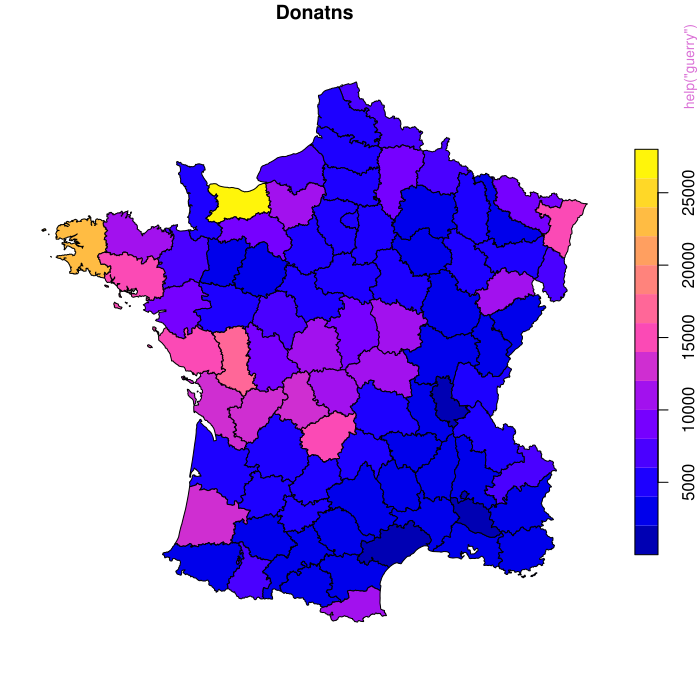

The script that drew this image:
pkgname <- "waywiser"
source(file.path(R.home("share"), "R", "examples-header.R"))
options(warn = 1)
library('waywiser')

base::assign(".oldSearch", base::search(), pos = 'CheckExEnv')
base::assign(".old_wd", base::getwd(), pos = 'CheckExEnv')
cleanEx()
nameEx("global_geary_c")
### * global_geary_c

flush(stderr()); flush(stdout())

### Name: ww_global_geary_c
### Title: Global Geary's C statistic
### Aliases: ww_global_geary_c ww_global_geary_c_vec ww_global_geary_pvalue
###   ww_global_geary_pvalue_vec

### ** Examples

guerry_model <- guerry
guerry_lm <- lm(Crm_prs ~ Litercy, guerry_model)
guerry_model$predictions <- predict(guerry_lm, guerry_model)

ww_global_geary_c(guerry_model, Crm_prs, predictions)
ww_global_geary_pvalue(guerry_model, Crm_prs, predictions)

wt <- ww_build_weights(guerry_model)

ww_global_geary_c_vec(
  guerry_model$Crm_prs,
  guerry_model$predictions,
  wt = wt
)
ww_global_geary_pvalue_vec(
  guerry_model$Crm_prs,
  guerry_model$predictions,
  wt = wt
)




cleanEx()
nameEx("global_moran_i")
### * global_moran_i

flush(stderr()); flush(stdout())

### Name: ww_global_moran_i
### Title: Global Moran's I statistic
### Aliases: ww_global_moran_i ww_global_moran_i_vec ww_global_moran_pvalue
###   ww_global_moran_pvalue_vec

### ** Examples

guerry_model <- guerry
guerry_lm <- lm(Crm_prs ~ Litercy, guerry_model)
guerry_model$predictions <- predict(guerry_lm, guerry_model)

ww_global_moran_i(guerry_model, Crm_prs, predictions)
ww_global_moran_pvalue(guerry_model, Crm_prs, predictions)

wt <- ww_build_weights(guerry_model)

ww_global_moran_i_vec(
  guerry_model$Crm_prs,
  guerry_model$predictions,
  wt = wt
)
ww_global_moran_pvalue_vec(
  guerry_model$Crm_prs,
  guerry_model$predictions,
  wt = wt
)




cleanEx()
nameEx("guerry")
### * guerry

flush(stderr()); flush(stdout())

### Name: guerry
### Title: Guerry "Moral Statistics" (1830s)
### Aliases: guerry
### Keywords: datasets

### ** Examples

if (requireNamespace("sf", quietly = TRUE)) {
  library(sf)
  data(guerry)

  plot(guerry["Donatns"])
}



cleanEx()
nameEx("local_geary_c")
### * local_geary_c

flush(stderr()); flush(stdout())

### Name: ww_local_geary_c
### Title: Local Geary's C statistic
### Aliases: ww_local_geary_c ww_local_geary_c_vec ww_local_geary_pvalue
###   ww_local_geary_pvalue_vec

### ** Examples

guerry_model <- guerry
guerry_lm <- lm(Crm_prs ~ Litercy, guerry_model)
guerry_model$predictions <- predict(guerry_lm, guerry_model)

ww_local_geary_c(guerry_model, Crm_prs, predictions)
ww_local_geary_pvalue(guerry_model, Crm_prs, predictions)

wt <- ww_build_weights(guerry_model)

ww_local_geary_c_vec(
  guerry_model$Crm_prs,
  guerry_model$predictions,
  wt = wt
)
ww_local_geary_pvalue_vec(
  guerry_model$Crm_prs,
  guerry_model$predictions,
  wt = wt
)




cleanEx()
nameEx("local_getis_ord_g")
### * local_getis_ord_g

flush(stderr()); flush(stdout())

### Name: ww_local_getis_ord_g
### Title: Local Getis-Ord G and G* statistic
### Aliases: ww_local_getis_ord_g ww_local_getis_ord_g_vec
###   ww_local_getis_ord_g_pvalue ww_local_getis_ord_g_pvalue_vec

### ** Examples

guerry_model <- guerry
guerry_lm <- lm(Crm_prs ~ Litercy, guerry_model)
guerry_model$predictions <- predict(guerry_lm, guerry_model)

ww_local_getis_ord_g(guerry_model, Crm_prs, predictions)
ww_local_getis_ord_g_pvalue(guerry_model, Crm_prs, predictions)

wt <- ww_build_weights(guerry_model)

ww_local_getis_ord_g_vec(
  guerry_model$Crm_prs,
  guerry_model$predictions,
  wt = wt
)
ww_local_getis_ord_g_pvalue_vec(
  guerry_model$Crm_prs,
  guerry_model$predictions,
  wt = wt
)




cleanEx()
nameEx("local_moran_i")
### * local_moran_i

flush(stderr()); flush(stdout())

### Name: ww_local_moran_i
### Title: Local Moran's I statistic
### Aliases: ww_local_moran_i ww_local_moran_i_vec ww_local_moran_pvalue
###   ww_local_moran_pvalue_vec

### ** Examples

guerry_model <- guerry
guerry_lm <- lm(Crm_prs ~ Litercy, guerry_model)
guerry_model$predictions <- predict(guerry_lm, guerry_model)

ww_local_moran_i(guerry_model, Crm_prs, predictions)
ww_local_moran_pvalue(guerry_model, Crm_prs, predictions)

wt <- ww_build_weights(guerry_model)

ww_local_moran_i_vec(
  guerry_model$Crm_prs,
  guerry_model$predictions,
  wt = wt
)
ww_local_moran_pvalue_vec(
  guerry_model$Crm_prs,
  guerry_model$predictions,
  wt = wt
)




cleanEx()
nameEx("predict.ww_area_of_applicability")
### * predict.ww_area_of_applicability

flush(stderr()); flush(stdout())

### Name: predict.ww_area_of_applicability
### Title: Predict from a 'ww_area_of_applicability'
### Aliases: predict.ww_area_of_applicability

### ** Examples

## Don't show: 
if (rlang::is_installed("vip")) (if (getRversion() >= "3.4") withAutoprint else force)({ # examplesIf
## End(Don't show)
library(vip)
train <- gen_friedman(1000, seed = 101) # ?vip::gen_friedman
test <- train[701:1000, ]
train <- train[1:700, ]
pp <- stats::ppr(y ~ ., data = train, nterms = 11)
importance <- vi_permute(
  pp,
  target = "y",
  metric = "rsquared",
  pred_wrapper = predict
)

aoa <- ww_area_of_applicability(y ~ ., train, test, importance = importance)
predict(aoa, test)
## Don't show: 
}) # examplesIf
## End(Don't show)



cleanEx()
nameEx("print.ww_area_of_applicability")
### * print.ww_area_of_applicability

flush(stderr()); flush(stdout())

### Name: print.ww_area_of_applicability
### Title: Print number of predictors and area-of-applicability threshold
### Aliases: print.ww_area_of_applicability
### Keywords: internal

### ** Examples

## Don't show: 
if (rlang::is_installed("vip")) (if (getRversion() >= "3.4") withAutoprint else force)({ # examplesIf
## End(Don't show)
library(vip)
trn <- gen_friedman(500, seed = 101) # ?vip::gen_friedman
pp <- ppr(y ~ ., data = trn, nterms = 11)
importance <- vi_permute(
  pp,
  target = "y",
  metric = "rsquared",
  pred_wrapper = predict
)


ww_area_of_applicability(trn[2:11], importance = importance)
## Don't show: 
}) # examplesIf
## End(Don't show)



cleanEx()
nameEx("ww_agreement_coefficient")
### * ww_agreement_coefficient

flush(stderr()); flush(stdout())

### Name: ww_agreement_coefficient
### Title: Agreement coefficients and related methods
### Aliases: ww_agreement_coefficient ww_agreement_coefficient.data.frame
###   ww_agreement_coefficient_vec ww_systematic_agreement_coefficient
###   ww_systematic_agreement_coefficient.data.frame
###   ww_systematic_agreement_coefficient_vec
###   ww_unsystematic_agreement_coefficient
###   ww_unsystematic_agreement_coefficient.data.frame
###   ww_unsystematic_agreement_coefficient_vec ww_unsystematic_mpd
###   ww_unsystematic_mpd.data.frame ww_unsystematic_mpd_vec
###   ww_systematic_mpd ww_systematic_mpd.data.frame ww_systematic_mpd_vec
###   ww_unsystematic_rmpd ww_unsystematic_rmpd.data.frame
###   ww_unsystematic_rmpd_vec ww_systematic_rmpd
###   ww_systematic_rmpd.data.frame ww_systematic_rmpd_vec

### ** Examples

# Calculated values match Ji and Gallo 2006:
x <- c(6, 8, 9, 10, 11, 14)
y <- c(2, 3, 5, 5, 6, 8)

ww_agreement_coefficient_vec(x, y)
ww_systematic_agreement_coefficient_vec(x, y)
ww_unsystematic_agreement_coefficient_vec(x, y)
ww_systematic_mpd_vec(x, y)
ww_unsystematic_mpd_vec(x, y)
ww_systematic_rmpd_vec(x, y)
ww_unsystematic_rmpd_vec(x, y)

example_df <- data.frame(x = x, y = y)
ww_agreement_coefficient(example_df, x, y)
ww_systematic_agreement_coefficient(example_df, x, y)
ww_unsystematic_agreement_coefficient(example_df, x, y)
ww_systematic_mpd(example_df, x, y)
ww_unsystematic_mpd(example_df, x, y)
ww_systematic_rmpd(example_df, x, y)
ww_unsystematic_rmpd(example_df, x, y)




cleanEx()
nameEx("ww_area_of_applicability")
### * ww_area_of_applicability

flush(stderr()); flush(stdout())

### Name: ww_area_of_applicability
### Title: Find the area of applicability
### Aliases: ww_area_of_applicability ww_area_of_applicability.data.frame
###   ww_area_of_applicability.matrix ww_area_of_applicability.formula
###   ww_area_of_applicability.recipe ww_area_of_applicability.rset

### ** Examples

## Don't show: 
if (rlang::is_installed("vip")) (if (getRversion() >= "3.4") withAutoprint else force)({ # examplesIf
## End(Don't show)
train <- vip::gen_friedman(1000, seed = 101) # ?vip::gen_friedman
test <- train[701:1000, ]
train <- train[1:700, ]
pp <- stats::ppr(y ~ ., data = train, nterms = 11)
importance <- vip::vi_permute(
  pp,
  target = "y",
  metric = "rsquared",
  pred_wrapper = predict
)

aoa <- ww_area_of_applicability(y ~ ., train, test, importance = importance)
predict(aoa, test)

# Equivalent methods for calculating AOA:
ww_area_of_applicability(train[2:11], test[2:11], importance)
ww_area_of_applicability(
  as.matrix(train[2:11]),
  as.matrix(test[2:11]),
  importance
)
## Don't show: 
}) # examplesIf
## End(Don't show)



cleanEx()
nameEx("ww_build_neighbors")
### * ww_build_neighbors

flush(stderr()); flush(stdout())

### Name: ww_build_neighbors
### Title: Make 'nb' objects from sf objects
### Aliases: ww_build_neighbors

### ** Examples

ww_build_neighbors(guerry)




cleanEx()
nameEx("ww_build_weights")
### * ww_build_weights

flush(stderr()); flush(stdout())

### Name: ww_build_weights
### Title: Build "listw" objects of spatial weights
### Aliases: ww_build_weights

### ** Examples

ww_build_weights(guerry)




cleanEx()
nameEx("ww_make_point_neighbors")
### * ww_make_point_neighbors

flush(stderr()); flush(stdout())

### Name: ww_make_point_neighbors
### Title: Make 'nb' objects from point geometries
### Aliases: ww_make_point_neighbors

### ** Examples

ww_make_point_neighbors(ny_trees)




cleanEx()
nameEx("ww_make_polygon_neighbors")
### * ww_make_polygon_neighbors

flush(stderr()); flush(stdout())

### Name: ww_make_polygon_neighbors
### Title: Make 'nb' objects from polygon geometries
### Aliases: ww_make_polygon_neighbors

### ** Examples

ww_make_polygon_neighbors(guerry)




cleanEx()
nameEx("ww_multi_scale")
### * ww_multi_scale

flush(stderr()); flush(stdout())

### Name: ww_multi_scale
### Title: Evaluate metrics at multiple scales of aggregation
### Aliases: ww_multi_scale

### ** Examples

## Don't show: 
if (rlang::is_installed("modeldata")) (if (getRversion() >= "3.4") withAutoprint else force)({ # examplesIf
## End(Don't show)
data(ames, package = "modeldata")
ames_sf <- sf::st_as_sf(ames, coords = c("Longitude", "Latitude"), crs = 4326)
ames_model <- lm(Sale_Price ~ Lot_Area, data = ames_sf)
ames_sf$predictions <- predict(ames_model, ames_sf)

ww_multi_scale(
  ames_sf,
  Sale_Price,
  predictions,
  n = list(
    c(10, 10),
    c(1, 1)
  ),
  square = FALSE
)

# or, mostly equivalently
# (there will be a slight difference due to `autoexpand_grid = TRUE`)
grids <- list(
  sf::st_make_grid(ames_sf, n = c(10, 10), square = FALSE),
  sf::st_make_grid(ames_sf, n = c(1, 1), square = FALSE)
)
ww_multi_scale(ames_sf, Sale_Price, predictions, grids = grids)
## Don't show: 
}) # examplesIf
## End(Don't show)



cleanEx()
nameEx("ww_willmott_d")
### * ww_willmott_d

flush(stderr()); flush(stdout())

### Name: ww_willmott_d
### Title: Willmott's d and related values
### Aliases: ww_willmott_d ww_willmott_d.data.frame ww_willmott_d_vec
###   ww_willmott_d1 ww_willmott_d1.data.frame ww_willmott_d1_vec
###   ww_willmott_dr ww_willmott_dr.data.frame ww_willmott_dr_vec
###   ww_systematic_mse ww_systematic_mse.data.frame ww_systematic_mse_vec
###   ww_unsystematic_mse ww_unsystematic_mse.data.frame
###   ww_unsystematic_mse_vec ww_systematic_rmse
###   ww_systematic_rmse.data.frame ww_systematic_rmse_vec
###   ww_unsystematic_rmse ww_unsystematic_rmse.data.frame
###   ww_unsystematic_rmse_vec

### ** Examples

x <- c(6, 8, 9, 10, 11, 14)
y <- c(2, 3, 5, 5, 6, 8)

ww_willmott_d_vec(x, y)
ww_willmott_d1_vec(x, y)
ww_willmott_dr_vec(x, y)
ww_systematic_mse_vec(x, y)
ww_unsystematic_mse_vec(x, y)
ww_systematic_rmse_vec(x, y)
ww_unsystematic_rmse_vec(x, y)

example_df <- data.frame(x = x, y = y)
ww_willmott_d(example_df, x, y)
ww_willmott_d1(example_df, x, y)
ww_willmott_dr(example_df, x, y)
ww_systematic_mse(example_df, x, y)
ww_unsystematic_mse(example_df, x, y)
ww_systematic_rmse(example_df, x, y)
ww_unsystematic_rmse(example_df, x, y)




### * <FOOTER>
###
cleanEx()
options(digits = 7L)
base::cat("Time elapsed: ", proc.time() - base::get("ptime", pos = 'CheckExEnv'),"\n")
grDevices::dev.off()
###
### Local variables: ***
### mode: outline-minor ***
### outline-regexp: "\\(> \\)?### [*]+" ***
### End: ***
quit('no')
